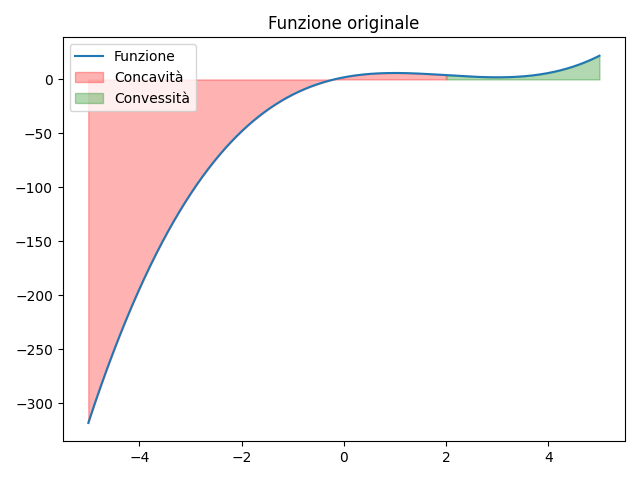

This figure's Python source:
import numpy as np
import matplotlib.pyplot as plt

# Definisci la funzione da analizzare
def funzione(x):
    return x**3 - 6*x**2 + 9*x + 2  # Esempio di una funzione (puoi modificarla)

# Definisci l'intervallo di valori di x
x = np.linspace(-5, 5, 1000)

# Calcola la derivata seconda
derivata_seconda = np.gradient(np.gradient(funzione(x), x), x)

# Trova gli intervalli di concavità e convessità
intervalli_concavita = np.where(derivata_seconda < 0)
intervalli_convessita = np.where(derivata_seconda > 0)

# Crea il grafico
fig, ax = plt.subplots()

# Grafico della funzione
ax.plot(x, funzione(x), label='Funzione')
ax.set_title('Funzione originale')

# Aggiungi indicatori per la concavità e la convessità
ax.fill_between(x, funzione(x), where=derivata_seconda < 0, color='red', alpha=0.3, label='Concavità')
ax.fill_between(x, funzione(x), where=derivata_seconda > 0, color='green', alpha=0.3, label='Convessità')

# Mostra la legenda
ax.legend()

# Mostra il grafico
plt.tight_layout()
plt.show()
